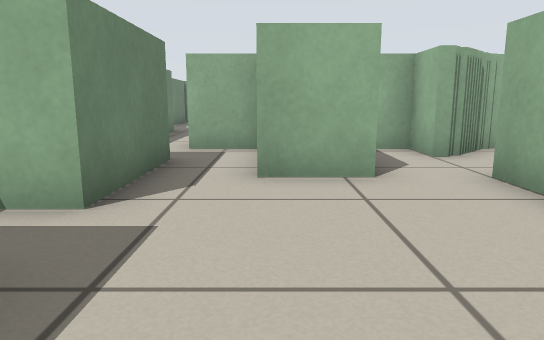
View 1 (above)

24 first-person views from a walk through a world built for the Player/Stage simulator. The camera is 0.51 m above the floor, tilts 10° down and sees 70° across. Floor lines are 1 m apart. The floor is counted in squares, 0.5 m on a side. Each view is taken from the middle of a square. On the plan, view 1 faces up. The plan holds only what a view shows up to about 14 squares ahead; the rest is blank. The robots in the file are not drawn.

View 2
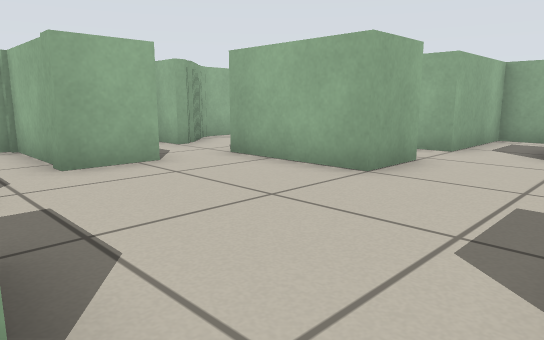

View 3
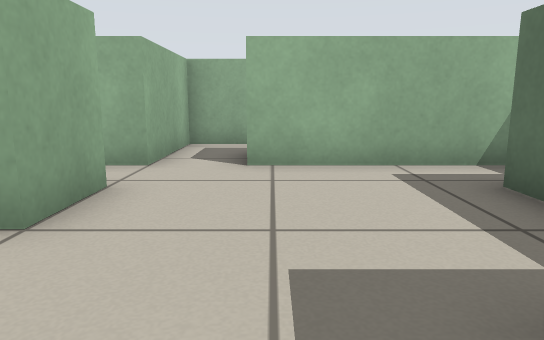

View 4
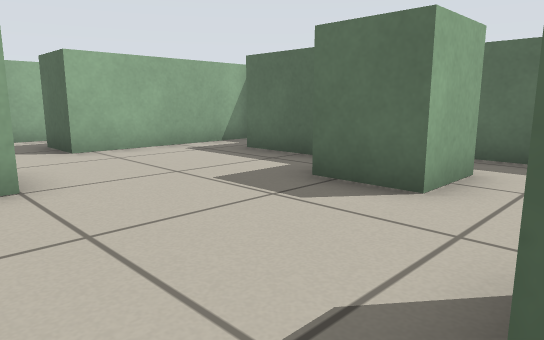

View 5
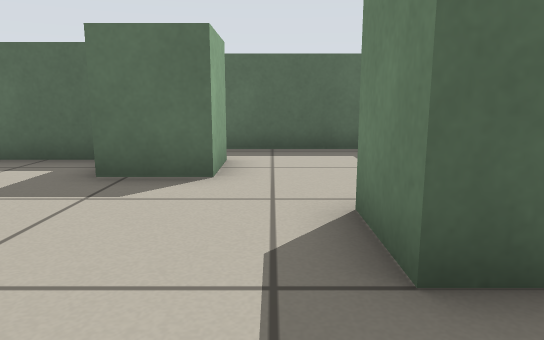

View 6
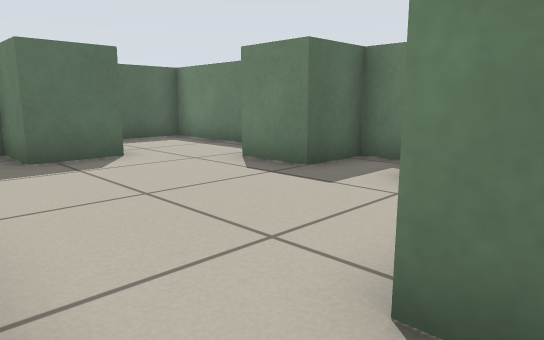

View 7
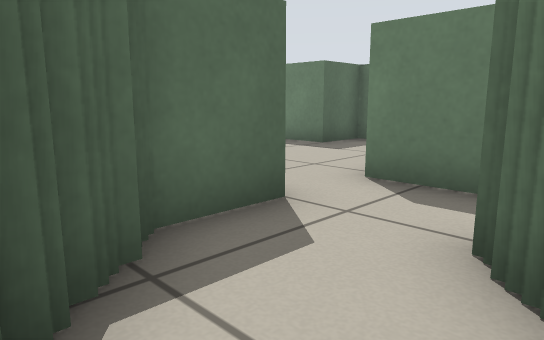

View 8
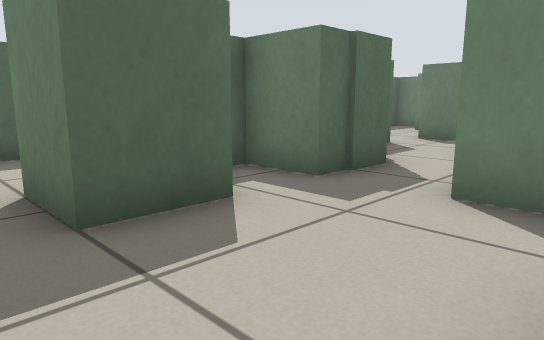

View 9
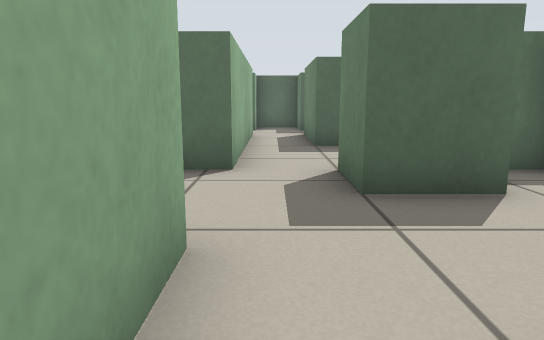

View 10
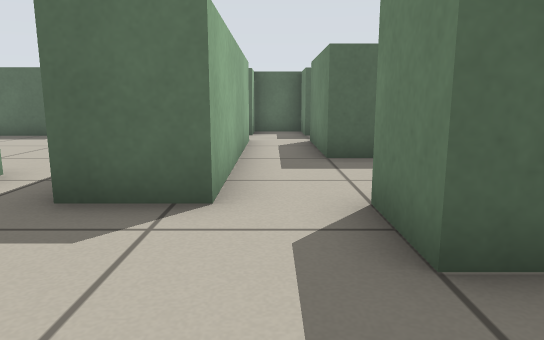

View 11
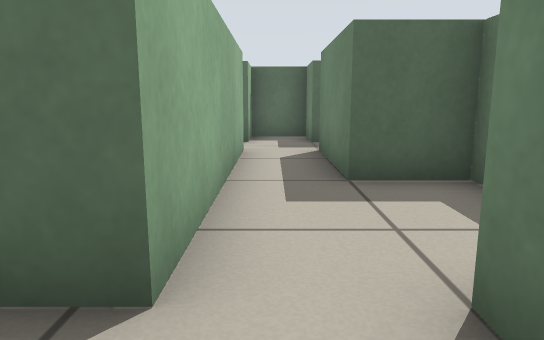

View 12
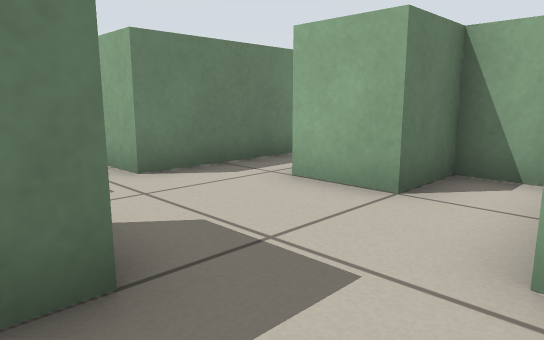

View 13
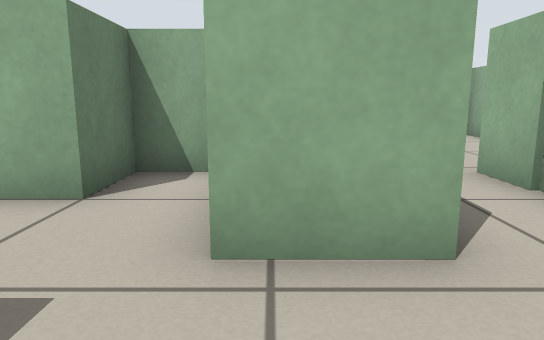

View 14
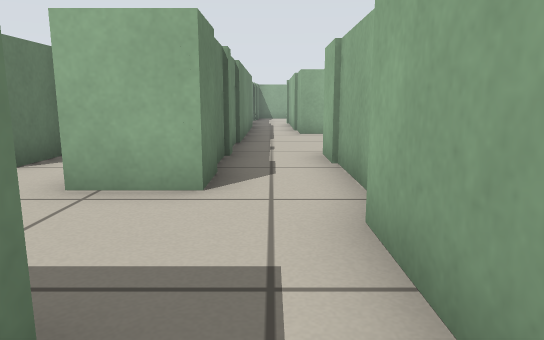

View 15
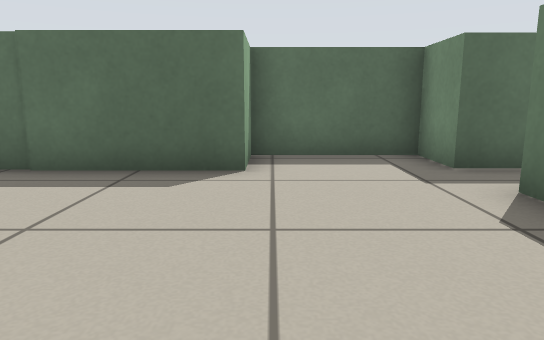

View 16
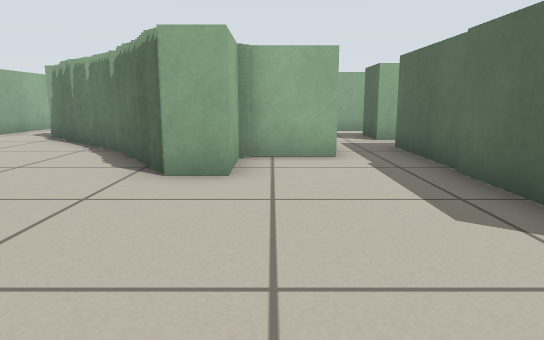

View 17
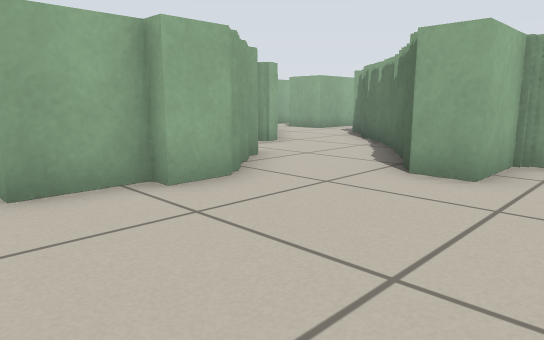

View 18
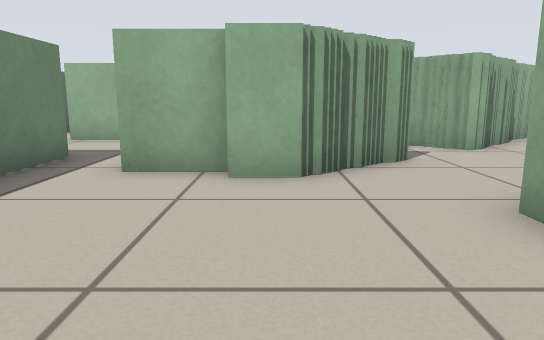

View 19
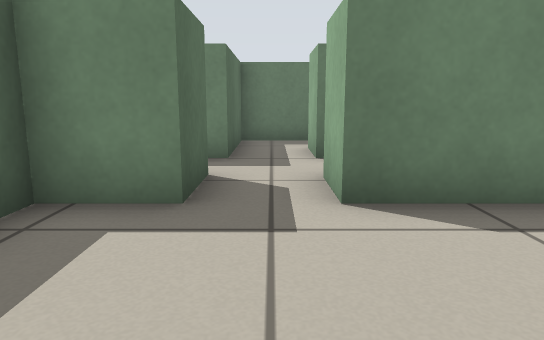

View 20
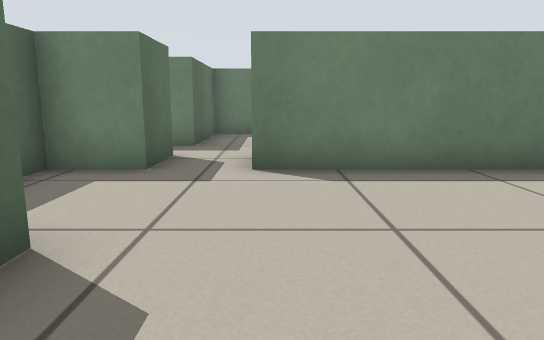

View 21
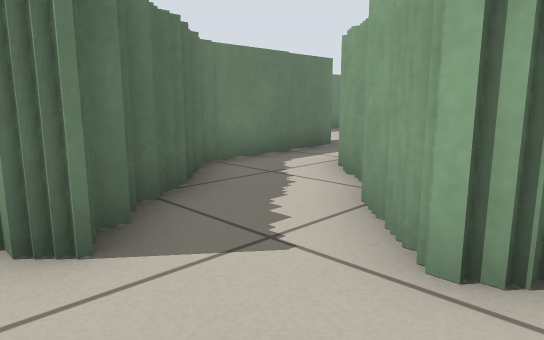

View 22
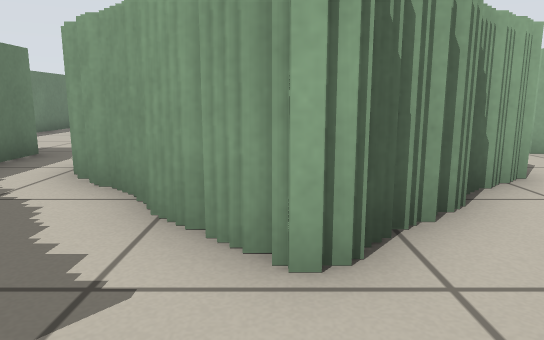

View 23
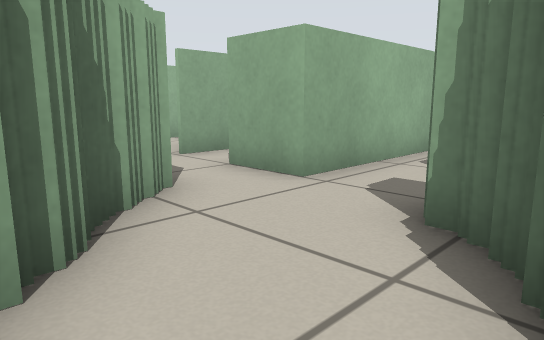

View 24
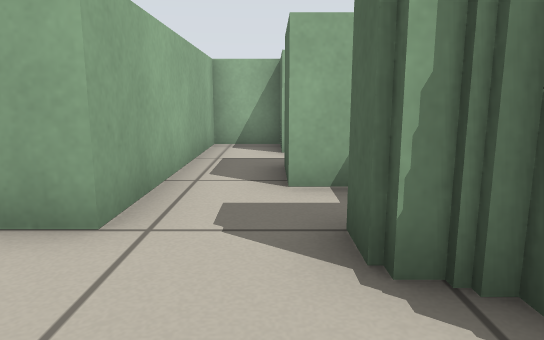

### Floor plan
Key: @ floor where view 1 was taken; # wall or solid block; . floor; T thing the floor can be seen under or through.
Columns run from 3 left of view 1 to 29 right of it. Each row starts with its distance up from view 1.
 18                  #.#  #
 17                  #.## #
 16                  #.
 15                  #...
 14                  #...
 13                  #...
 12               ####.##.        .#
 11               #. #.##.       ...
 10            ####.##.##.T      .#
  9    #########....##.##.TT   ##.#
  8  ###  ##........# .###.T####..###
  7  #.##....##..##....####.###.....#
  6  #.##...#######....#  #......##.#
  5  #.##.###  #  #.##.#  ##....##
  4 ##....#      ...##.####....##
  3 #.....#  #   ...##.......###
  2 ##....#########.##......##
  1  #.......... ##.##......##
  0  #.@.....######.##.......#
 -1  ..##....######.##.......#
 -2 #..##....###....................#
 -3 #..############.##..###########.#
 -4 ####     #    #######

Positions as (right, up) in squares from view 1, and headings:
1: (0, 0), facing up
2: (-2, -1), facing up-right
3: (0, 0), facing right
4: (-2, 3), facing down-right
5: (-1, 4), facing down
6: (3, 6), facing down-left
7: (6, 8), facing down-left
8: (12, 10), facing down-left
9: (12, 11), facing down
10: (12, 9), facing down
11: (12, 7), facing down
12: (13, 6), facing up-left
13: (13, 6), facing up
14: (15, 4), facing up
15: (17, 3), facing down
16: (15, 0), facing right
17: (15, -1), facing up-right
18: (18, -2), facing up
19: (18, -2), facing left
20: (20, -1), facing left
21: (23, 4), facing up-left
22: (22, 4), facing up
23: (23, 5), facing up-right
24: (24, 7), facing right
